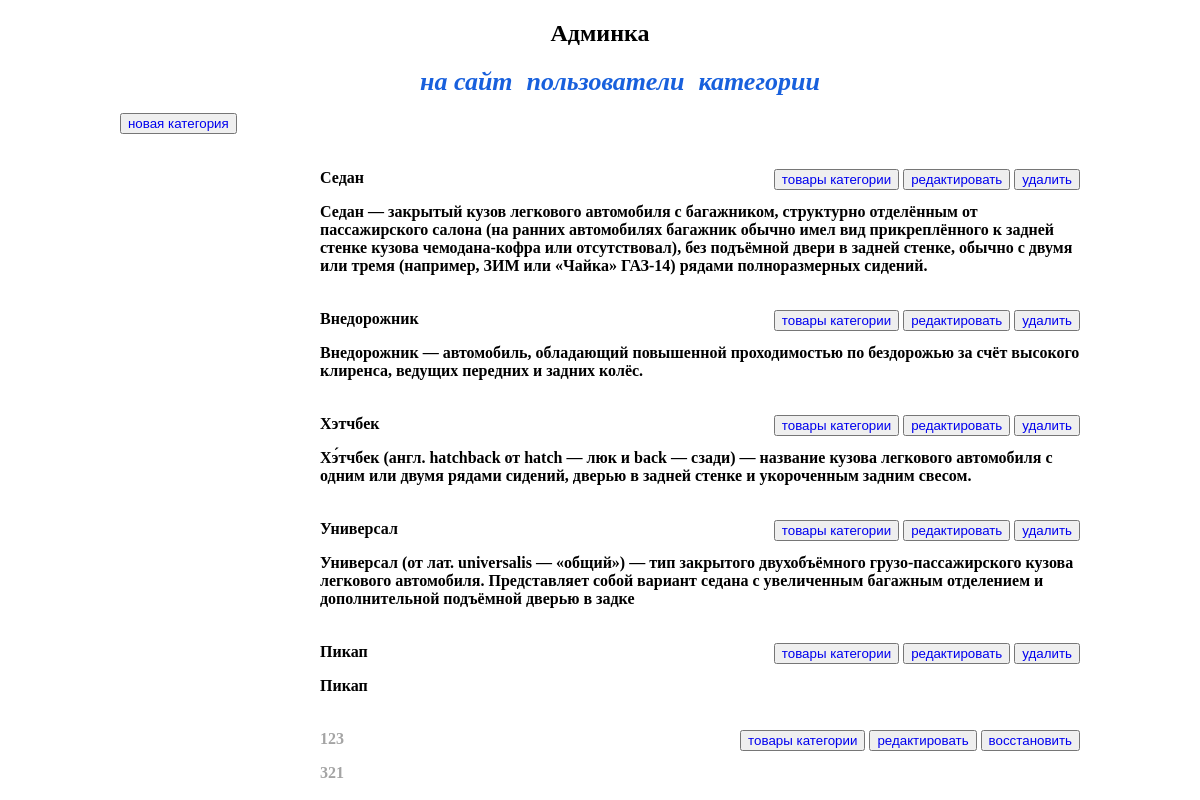
The app's page /admin/categories/ (signed in) with its own data.
### mainapp/models.py (models this page shows, shortened)
class ProductCategory(models.Model):
    name = models.CharField(verbose_name='имя', max_length=64, unique=True)
    description = models.TextField(verbose_name='описание', blank=True)
    is_active = models.BooleanField(verbose_name="активна", default=True)

### adminapp/views.py (the view)
# urls.py: re_path(r'^categories/delete/(?P<pk>\d+)/$', adminapp.ProductCategoryDeleteView.as_view(), name='category_delete'),
@user_passes_test(lambda user: user.is_superuser)
def categories(request):
    title = 'админка'
    category_list = ProductCategory.objects.all()
    context = {
        'title': title,
        'objects': category_list,
    }
    return render(request, 'adminapp/categories.html', context)

### adminapp/templates/adminapp/categories.html
{% extends 'adminapp/base.html' %}
{% load staticfiles %}
{% block content %}
<div class="objects_list">
    <button class="new_category">
        <a href="{% url 'admin:category_create' %}">
            новая категория
        </a>
    </button>
    {% for object in objects %}
    <div
            class="object_record {% if not object.is_active %}not_active{% endif %}">
        <div class="object_role">
            <button>
                <a href="{% url 'admin:category_products' object.pk %}">
                    товары категории
                </a>
            </button>
            <button>
                <a href="{% url 'admin:category_update' object.pk %}">
                    редактировать
                </a>
            </button>
            {% if object.is_active %}
            <button>
                <a href="{% url 'admin:category_delete' object.pk %}">
                    удалить
                </a>
            </button>
            {% else %}
            <button>
                <a href="{% url 'admin:category_repair' object.pk %}">
                    восстановить
                </a>
                {% endif %}
            </button>
        </div>
        <div class="object_info">
            <div class="object_name">
                <p><strong>{{ object.name }}</strong></p>
                <p>
                    {% if object.description %}
                    <b>{{ object.description }}</b>
                </p>
                {% endif %}
            </div>
        </div>
    </div>
    {% endfor%}
</div>
{% endblock %}

### static/css/style_admin.css (style rules this page uses)
.objects_list { width: 960px; margin: 0 auto; }
button a { text-decoration: none; }
.object_record { margin-top: 35px; }
.not_active { color: #a4a4a4; }
.object_role { float: right; }
.object_info { padding-left: 200px; }

### records on screen
ProductCategory: is_active "удалить", name "Седан", description "Седан — закрытый кузов легкового автомобиля с багажником, структурно отделённым от пассажирского салона (на ранних автомобилях багажник обычно имел вид прикреплённого к задней стенке кузова чемодана-кофра или отсутствовал), без подъёмной двери в задней стенке, обычно с двумя или тремя (например, ЗИМ или «Чайка» ГАЗ-14) рядами полноразмерных сидений."
ProductCategory: is_active "удалить", name "Внедорожник", description "Внедорожник — автомобиль, обладающий повышенной проходимостью по бездорожью за счёт высокого клиренса, ведущих передних и задних колёс."
ProductCategory: is_active "удалить", name "Хэтчбек", description "Хэ́тчбек (англ. hatchback от hatch — люк и back — сзади) — название кузова легкового автомобиля с одним или двумя рядами сидений, дверью в задней стенке и укороченным задним свесом."
ProductCategory: is_active "удалить", name "Универсал", description "Универсал (от лат. universalis — «общий») — тип закрытого двухобъёмного грузо-пассажирского кузова легкового автомобиля. Представляет собой вариант седана с увеличенным багажным отделением и дополнительной подъёмной дверью в задке"
ProductCategory: is_active "удалить", name "Пикап", description "Пикап"
ProductCategory: is_active "восстановить", name "123", description "321"
